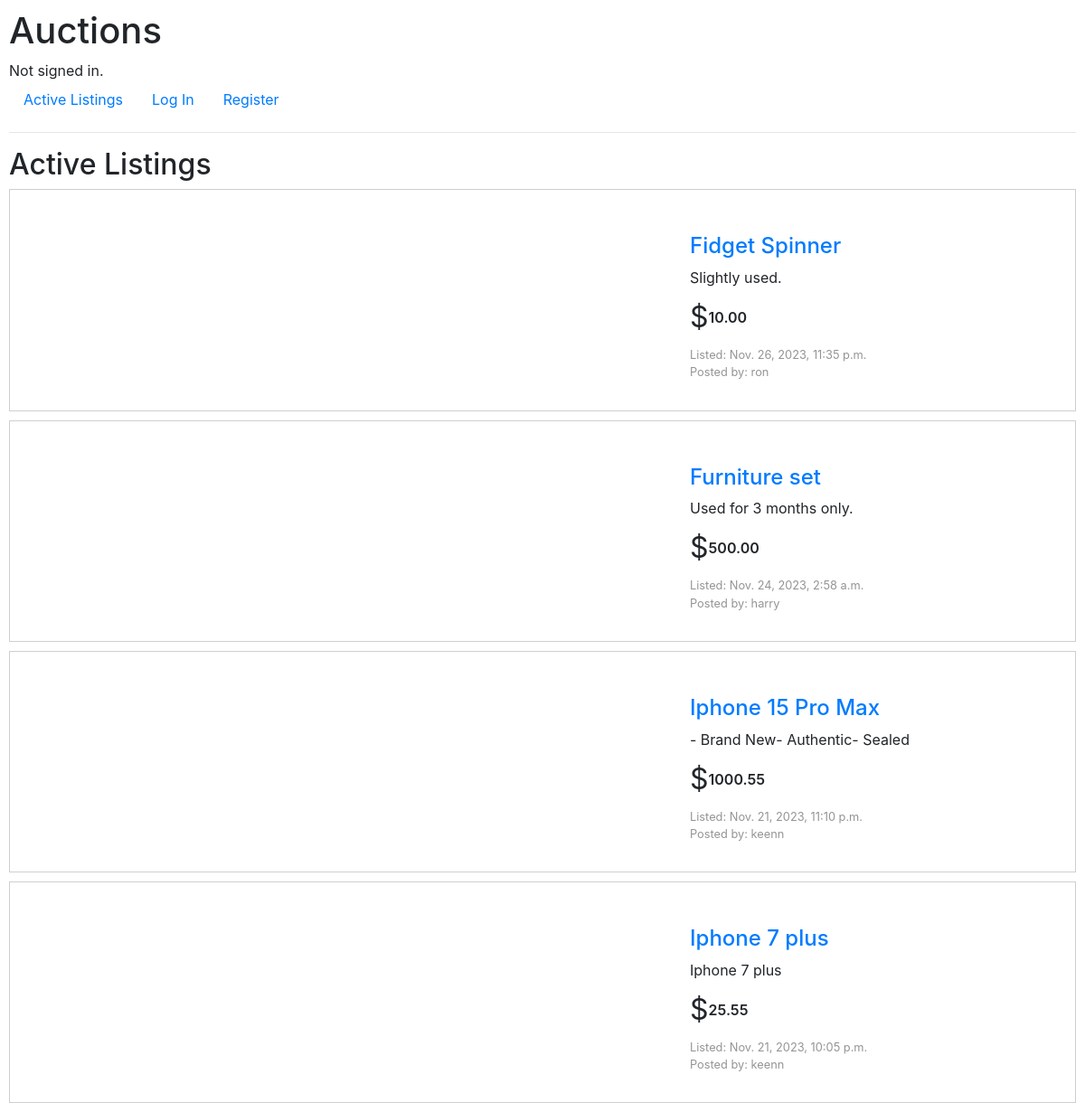
The app's page /, older data.
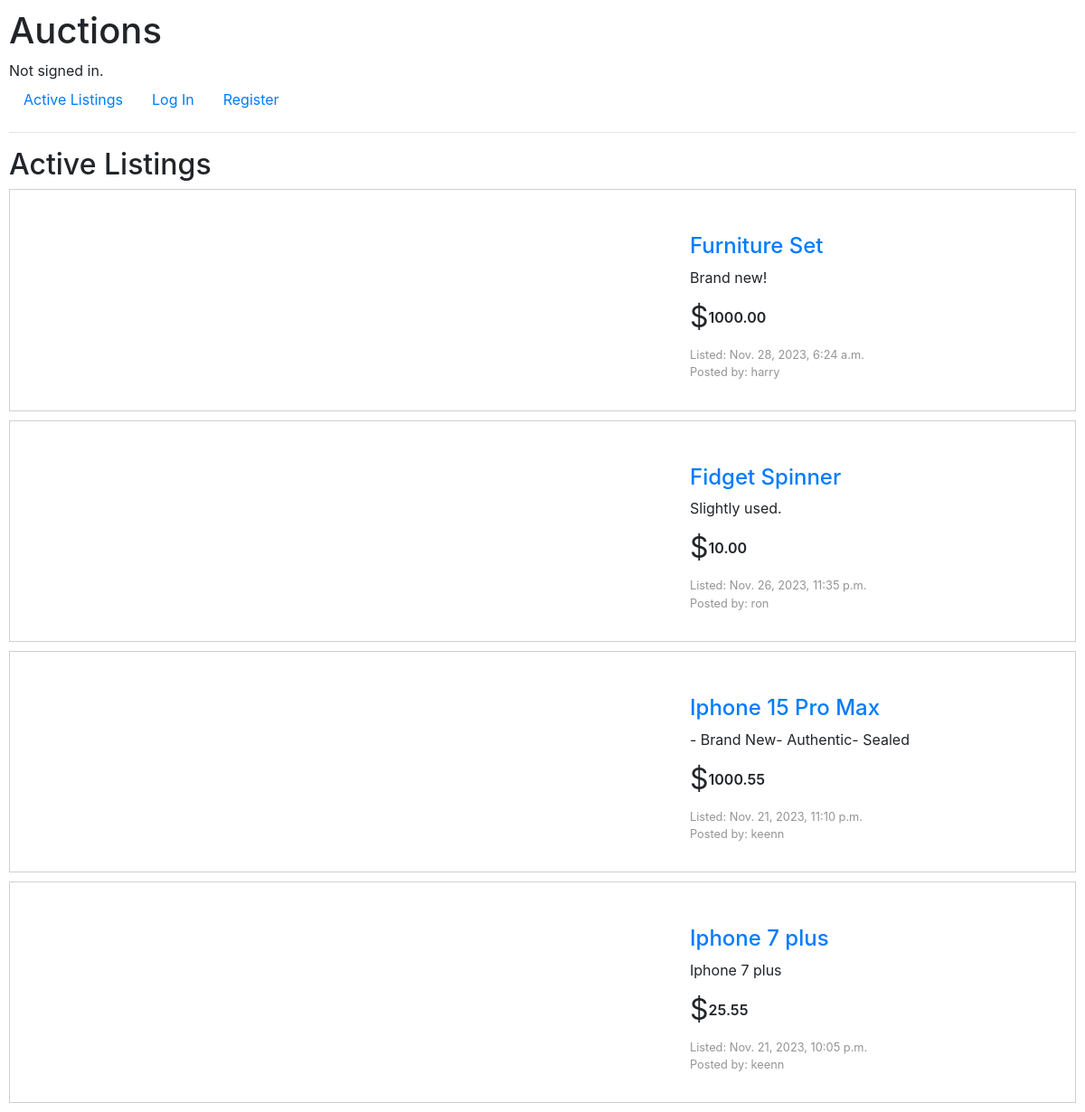
The same page, newer data.
### auctions/models.py (models this page shows, shortened)
class Listing(models.Model):
    seller = models.ForeignKey(User, on_delete=models.CASCADE, related_name="ownListings")
    title = models.CharField(max_length=64)
    description = models.CharField(max_length=5000)
    startingBid = models.DecimalField(decimal_places=2,
                                      max_digits=10)
    image = models.CharField(max_length=5000,
                             default="https://upload.wikimedia.org/wikipedia/commons/thumb/4/46/Question_mark_%28black%29.svg/800px-Question_mark_%28black%29.svg.png")
    timestamp = models.DateTimeField(default=timezone.now, editable=False)
    category = models.ForeignKey(Category, on_delete=models.CASCADE, related_name='listingCategory')
    availability = models.BooleanField(default=True)

class User(AbstractUser):
    pass

### auctions/views.py (the view)
# urls.py: path("", views.index, name="index"),
def index(request):
    if request.user.is_authenticated:
        watchlistCount = Watchlist.objects.get(user = User.objects.get(pk=request.user.id)).listing.count()
    else:
        watchlistCount = None
    return render(request, "auctions/index.html", {
        'listings' : Listing.objects.all().order_by('-id'),
        'watchlistCount' : watchlistCount
    })

### auctions/templates/auctions/index.html
{% extends "auctions/layout.html" %}
{% block body %}
    <h2>Active Listings</h2>
    <div class="allListings">
        {% for listing in listings %}
            {% if listing.availability %}
                <div class="listing">
                    <div class="displaypic">
                        <a href="{% url 'listing' listing.title listing.id %}"><img src="{{ listing.image }}" alt=""></a>
                    </div>
                    <div class="itemInfo">
                        <div class="infoTitle">
                            <a href="{% url 'listing' listing.title listing.id %}">
                                <h4>{{ listing.title }}</h4>
                            </a>
                        </div>
                        <div class="infoDescription">{{ listing.description }}</div>
                        <div class="infoStartingBid">
                            <span class="dollar">$</span>
                            <span class="price">{{ listing.startingBid | floatformat:2 }}</span>
                        </div>
                        <div class="created">
                            <p>Listed: {{ listing.timestamp }}</p>
                            <p>Posted by: {{ listing.seller.username }}</p>
                        </div>
                    </div>
                </div>
            {% endif %}
        {% endfor %}
    </div>
{% endblock %}

Row changes from the older to the newer data that the page shows:
removed Listing: title "Furniture set", description "Used for 3 months only.", startingBid "500.00", timestamp "Nov. 24, 2023, 2:58 a.m.", seller.username "harry"
added Listing: title "Furniture Set", description "Brand new!", startingBid "1000.00", timestamp "Nov. 28, 2023, 6:24 a.m.", seller.username "harry"
